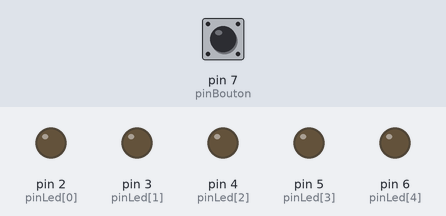
A sketch run on a simulated Arduino Uno, built with avr-gcc and run on an emulated ATmega328P. On the bench: output pins drawn as LEDs (lit = HIGH). Dashed ring = blinking. The test bench sets the inputs (shaded band); at power-on: pin 7 (pinBouton) HIGH. Random numbers use the default seed unless the sketch sets one.

Above: at 1.2 s.
1.3 s: pin 7 (pinBouton) pulled LOW for 1 s
At 2.8 s:
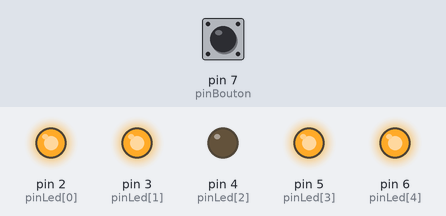
3.8 s: pin 7 (pinBouton) pulled LOW for 3.2 s
At 4.9 s:
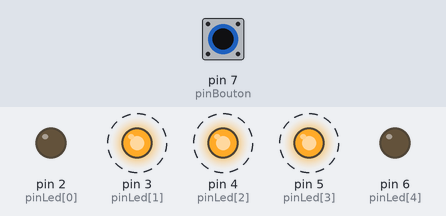
At 7.8 s:
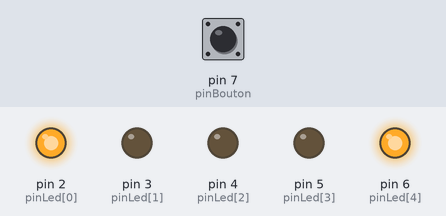
Timing chart, 0 to 9.3 s (numbered marks = the images above; inputs shaded):
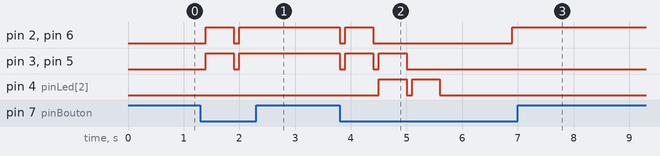

The sketch:

De_a_5.ino
```cpp
int pinLed[5] = {2, 3, 4, 5, 6};
int pinBouton = 7;
void setup() {
  randomSeed(analogRead(0));
  pinMode(pinBouton,INPUT_PULLUP);
  for (int i = 0; i < 5; i++){
    pinMode(pinLed[i],OUTPUT);
  }
  setZero();
}
void loop() {
  boolean etatBouton = digitalRead(pinBouton);
  if (!etatBouton) {
    setZero();
    delay(100);
    affichage(random(5));
  }
}

void setZero() {
  for (int j = 0; j < 5 ;j++){
    digitalWrite(pinLed[j],LOW);
    }
}

void affichage(int n) {
  setZero();
  if (n == 1){
    digitalWrite(pinLed[2],HIGH);
  }
  if (n == 2){
    digitalWrite(pinLed[0],HIGH);
    digitalWrite(pinLed[4],HIGH);
  }
  if (n == 3) {
    for (int j = 1; j < 4 ;j++){
      digitalWrite(pinLed[j],HIGH);
    }
  }
  if (n == 4){
    for (int j = 0; j < 5 ;j++){
      digitalWrite(pinLed[j],HIGH);
    }
    digitalWrite(pinLed[2],LOW);
  }
  if (n == 5){
    for (int j = 0; j < 5 ;j++){
      digitalWrite(pinLed[j],HIGH);
    }
  }
  delay(500);
}
```

Measured:
- after the input at 1.3 s, pin 2 (pinLed[0]), pin 3 (pinLed[1]), pin 5 (pinLed[3]), pin 6 (pinLed[4]): LOW → HIGH after 0.10 s, → LOW 0.50 s later, → HIGH 0.10 s later
- after the input at 3.8 s, pin 2 (pinLed[0]): HIGH → LOW at once, → HIGH 0.10 s later, → LOW 0.50 s later, → HIGH 2.5 s later; pin 3 (pinLed[1]): alternates HIGH for 0.50 s and LOW for 0.10 s, 5 changes in all, then stays LOW, starting at once
